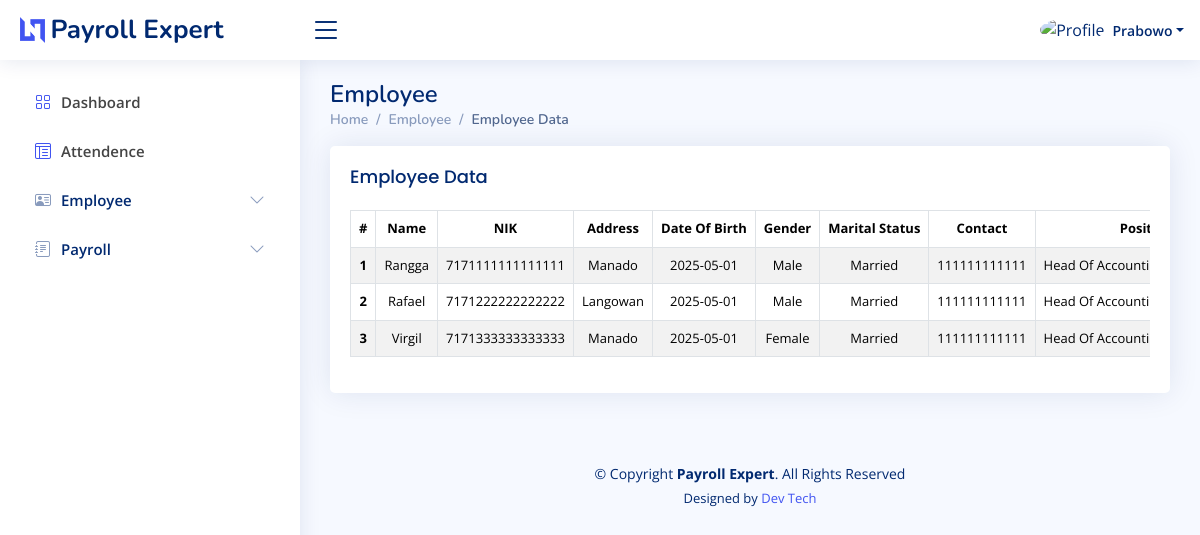
Before: /index.php?page=employee (signed in) with the older database file.
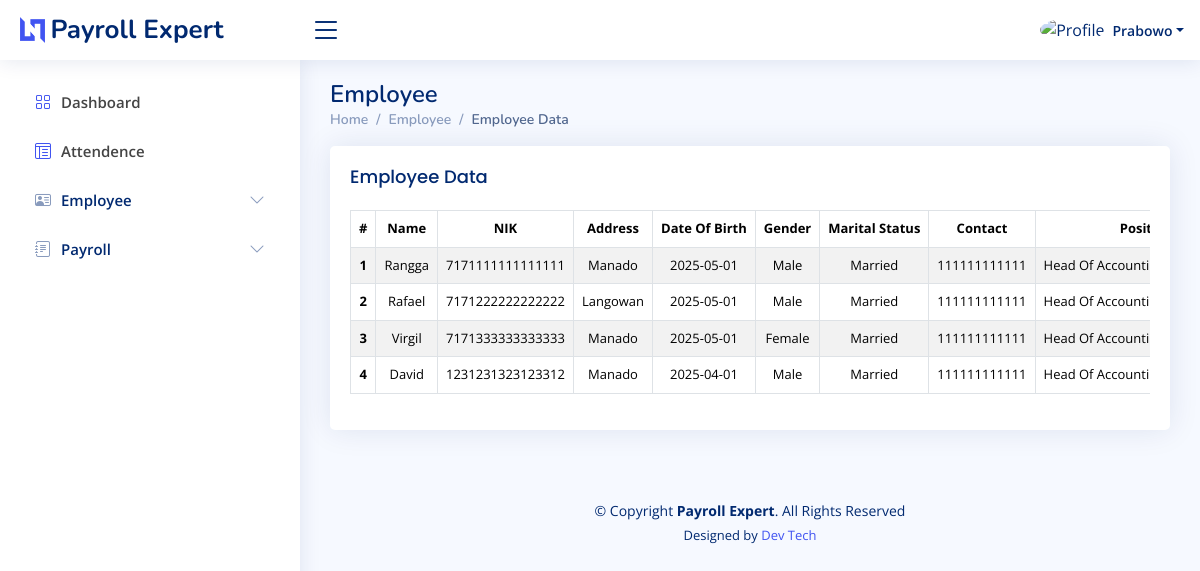
After: the same page with the newer database file.
### tables this page shows
CREATE TABLE `employee_table` (
  `id` int NOT NULL,
  `name` varchar(50) NOT NULL,
  `nik` bigint NOT NULL,
  `address` text NOT NULL,
  `date_of_birth` date NOT NULL,
  `gender` varchar(6) NOT NULL,
  `marital_status` varchar(10) NOT NULL,
  `contact` bigint NOT NULL,
  `position` varchar(50) NOT NULL,
  `department` varchar(20) NOT NULL,
  `employement_type` varchar(20) NOT NULL,
  `hire_date` date NOT NULL,
  `employee_id` varchar(20) NOT NULL,
  `npwp` bigint NOT NULL,
  `dependent_status` varchar(5) NOT NULL,
  `bpjs_number` varchar(20) NOT NULL,
  `base_salary` int NOT NULL,
  `bank_account_number` varchar(20) NOT NULL
);

### layout/hr/employee.php (the view, shortened to what this page needs)
<div class="pagetitle">
    <h1>Employee</h1>
    <nav>
        <ol class="breadcrumb">
            <li class="breadcrumb-item"><a href="?page=dashboard">Home</a></li>
            <li class="breadcrumb-item">Employee</li>
            <li class="breadcrumb-item active">Employee Data</li>
        </ol>
    </nav>
</div>
<section class="section">
    <div class="row">
        <div class="col-lg-12">
            <div class="card">
                <div class="card-body">
                    <h5 class="card-title">Employee Data</h5>
                    <div class="table-responsive">
                        <table class="table table-striped table-bordered">
                            <thead>
                                <tr>
                                    <th>#</th>
                                    <th>Name</th>
                                    <th>NIK</th>
                                    <th>Address</th>
                                    <th>Date Of Birth</th>
                                    <th>Gender</th>
                                    <th>Marital Status</th>
                                    <th>Contact</th>
                                    <th>Position</th>
                                </tr>
                            </thead>
                            <tbody style="text-transform: capitalize;">
                                <?php
                                $countRows = 1;
                                foreach ($dataEmployee as $row) {
                                ?>
                                    <tr>
                                        <th><?php echo $countRows++; ?></th>
                                        <td><?php echo $row['name']; ?></td>
                                        <td><?php echo $row['nik']; ?></td>
                                        <td><?php echo $row['address']; ?></td>
                                        <td><?php echo $row['date_of_birth']; ?></td>
                                        <td><?php echo $row['gender']; ?></td>
                                        <td><?php echo $row['marital_status']; ?></td>
                                        <td><?php echo $row['contact']; ?></td>
                                        <td><?php echo $row['position']; ?></td>
                                    </tr>
                                <?php
                                }
                                ?>
                            </tbody>
                        </table>
                    </div>
                </div>
            </div>
        </div>
    </div>
</section>

### index.php (shortened to what this page needs)
<?php
require './config/connection.php';
$name = $_SESSION['uname'];
$role = $_SESSION['ulevel'];
$page = $_GET['page'] ?? 'dashboard';
$dataEmployee = mysqli_query($conn, "SELECT * FROM employee_table");
?>
<!DOCTYPE html>
<html lang="en">
<?php include './component/head.php'; ?>
<body>
    <?php
    if ($role == 'admin') {
        include './component/nav.php';
    } elseif ($role == 'manager') {
        include './component/nav-manager.php';
    } elseif ($role == 'human resource') {
        include './component/nav-hr.php';
    }
    ?>
    <main id="main" class="main">
        <?php
        if ($role == 'admin') {
            switch ($page) {
                case 'dashboard':
                    include './layout/admin/dashboard.php';
                    break;
                case 'user':
                    include './layout/admin/form-user.php';
                    break;
                case 'users':
                    include './layout/admin/users.php';
                    break;
                case 'update-user':
                    include './layout/admin/form-update-user.php';
                    break;
                default:
                    include './pages-error-404.php';
                    break;
            }
        } elseif ($role == 'human resource') {
            switch ($page) {
                case 'employee':
                    include './layout/hr/employee.php';
                    break;
            }
        } else {
            include './pages-error-404.php';
        }
        ?>
    </main>
    <?php include './component/footer.php'; ?>
</body>
</html>

### component/head.php (shortened to what this page needs)
<head>
    <link href="assets/vendor/bootstrap/css/bootstrap.min.css" rel="stylesheet">
    <link href="assets/vendor/bootstrap-icons/bootstrap-icons.css" rel="stylesheet">
    <link href="assets/vendor/boxicons/css/boxicons.min.css" rel="stylesheet">
    <link href="assets/vendor/quill/quill.snow.css" rel="stylesheet">
    <link href="assets/vendor/quill/quill.bubble.css" rel="stylesheet">
    <link href="assets/vendor/remixicon/remixicon.css" rel="stylesheet">
    <link href="assets/vendor/simple-datatables/style.css" rel="stylesheet">
    <link href="assets/css/style.css" rel="stylesheet">
</head>

### component/nav-hr.php (shortened to what this page needs)
<header id="header" class="header fixed-top d-flex align-items-center">
  <div class="d-flex align-items-center justify-content-between">
    <a href="#" class="logo d-flex align-items-center">
      <img src="assets/img/logo.png" alt="" />
      <span class="d-none d-lg-block">Payroll Expert</span>
    </a>
    <i class="bi bi-list toggle-sidebar-btn"></i>
  </div>
  <nav class="header-nav ms-auto">
    <ul class="d-flex align-items-center">
      <li class="nav-item dropdown pe-3">
        <a
          class="nav-link nav-profile d-flex align-items-center pe-0"
          href="#"
          data-bs-toggle="dropdown">
          <img
            src="assets/img/human.png"
            alt="Profile"
            class="rounded-circle" />
          <span class="d-none d-md-block dropdown-toggle ps-2"><?php echo $name; ?></span> </a>
      </li>
    </ul>
  </nav>
</header>
<aside id="sidebar" class="sidebar">
  <ul class="sidebar-nav" id="sidebar-nav">
    <li class="nav-item">
      <a class="nav-link" href="?page=dashboard">
        <i class="bi bi-grid"></i>
        <span>Dashboard</span>
      </a>
    </li>
    <li class="nav-item">
      <a class="nav-link" href="?page=attendence">
        <i class="bi bi-layout-text-window-reverse"></i>
        <span>Attendence</span>
      </a>
    </li>
    <li class="nav-item">
      <a class="nav-link collapsed" data-bs-target="#employee-nav" data-bs-toggle="collapse" href="#">
        <i class="bi bi-person-vcard"></i></i><span>Employee</span><i class="bi bi-chevron-down ms-auto"></i>
      </a>
    </li>
    <li class="nav-item">
      <a class="nav-link collapsed" data-bs-target="#payroll-nav" data-bs-toggle="collapse" href="#">
        <i class="bi bi-journal-text"></i><span>Payroll</span><i class="bi bi-chevron-down ms-auto"></i>
      </a>
    </li>
  </ul>
</aside>

### component/footer.php (shortened to what this page needs)
<footer id="footer" class="footer">
    <div class=" copyright">
        &copy; Copyright <strong><span>Payroll Expert</span></strong>. All Rights Reserved
    </div>
    <div class="credits">
        Designed by <a href="#">Dev Tech</a>
    </div>
</footer>

### assets/css/style.css (style rules this page uses)
:root { scroll-behavior: smooth; }
body { font-family: "Open Sans", sans-serif; background: #f6f9ff; color: #444444; }
a { color: #4154f1; text-decoration: none; }
h1, h2, h3, h4, h5, h6 { font-family: "Nunito", sans-serif; }
#main { margin-top: 60px; padding: 20px 30px; transition: all 0.3s; }
.pagetitle { margin-bottom: 10px; }
.pagetitle h1 { font-size: 24px; margin-bottom: 0; font-weight: 600; color: #012970; }
.card { margin-bottom: 30px; border: none; border-radius: 5px; box-shadow: 0px 0 30px rgba(1, 41, 112, 0.1); }
.card-title { padding: 20px 0 15px 0; font-size: 18px; font-weight: 500; color: #012970; font-family: "Poppins", sans-serif; }
.card-body { padding: 0 20px 20px 20px; }
.breadcrumb { font-size: 14px; font-family: "Nunito", sans-serif; color: #899bbd; font-weight: 600; }
.breadcrumb a { color: #899bbd; transition: 0.3s; }
.breadcrumb .breadcrumb-item::before { color: #899bbd; }
.breadcrumb .active { color: #51678f; font-weight: 600; }
.logo { line-height: 1; }
@media (min-width: 1200px) { .logo { width: 280px; } }
.logo img { max-height: 26px; margin-right: 6px; }
.logo span { font-size: 26px; font-weight: 700; color: #012970; font-family: "Nunito", sans-serif; }
.header { transition: all 0.5s; z-index: 997; height: 60px; box-shadow: 0px 2px 20px rgba(1, 41, 112, 0.1); background-color: #fff; padding-left: 20px; }
.header .toggle-sidebar-btn { font-size: 32px; padding-left: 10px; cursor: pointer; color: #012970; }
.header-nav ul { list-style: none; }
.header-nav > ul { margin: 0; padding: 0; }
.header-nav .nav-profile { color: #012970; }
.header-nav .nav-profile img { max-height: 36px; }
.header-nav .nav-profile span { font-size: 14px; font-weight: 600; }
.sidebar { position: fixed; top: 60px; left: 0; bottom: 0; width: 300px; z-index: 996; transition: all 0.3s; padding: 20px; overflow-y: auto; scrollbar-width: thin; scrollbar-color: #aab7cf transparent; box-shadow: 0px 0px 20px rgba(1, 41, 112, 0.1); background-color: #fff; }
@media (min-width: 1200px) { #main, #footer { margin-left: 300px; } }
.sidebar-nav { padding: 0; margin: 0; list-style: none; }
.sidebar-nav li { padding: 0; margin: 0; list-style: none; }
.sidebar-nav .nav-item { margin-bottom: 5px; }
.sidebar-nav .nav-link { display: flex; align-items: center; font-size: 15px; font-weight: 600; transition: 0.3; padding: 10px 15px; border-radius: 4px; }
.sidebar-nav .nav-link i { font-size: 16px; margin-right: 10px; color: #4154f1; }
.sidebar-nav .nav-link.collapsed { color: #012970; background: #fff; }
.sidebar-nav .nav-link.collapsed i { color: #899bbd; }
.sidebar-nav .nav-link .bi-chevron-down { margin-right: 0; transition: transform 0.2s ease-in-out; }
.footer { padding: 20px 0; font-size: 14px; transition: all 0.3s; }
.footer .copyright { text-align: center; color: #012970; }
.footer .credits { padding-top: 5px; text-align: center; font-size: 13px; color: #012970; }

### layout/hr/employee.php (style rules this page uses)
table { font-size: small; text-align: center; }
td, th { white-space: nowrap; }

Changed rows visible on the page:
added employee_table: name "David", nik "1231231323123312", address "Manado", date_of_birth "2025-04-01", gender "Male", marital_status "Married", contact "111111111111", position "Head Of…"
